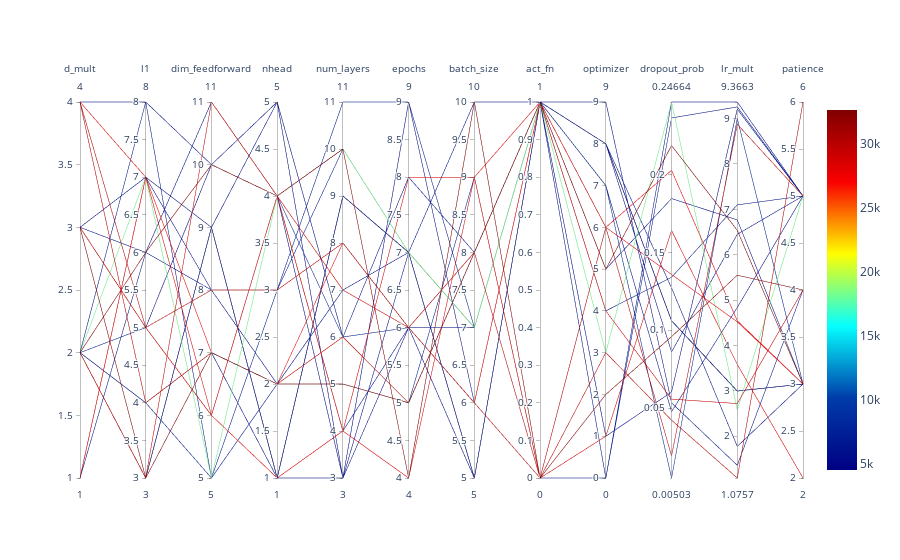

Write notebook code for a chart like this one.
### Markdown cell above
### Parallel Coordinates Plot

### Code cell
#| fig-cap: Parallel coordinates plots
spot_tuner.parallel_plot()

### Figure 1 — Plotly figure (JSON) as saved in the notebook; plotly's stock layout.template omitted (floating-point values rounded to 4 significant figures)
{"data": [{"dimensions": [{"label": "d_mult", "range": [1, 4], "values": [1, 2, 3, 4, 3, 3, 2, 4, 2, 2, 2, 2, 1, 4, 1, 2, 3, 2, 2, 4, 3, 2]}, {"label": "l1", "range": [3, 8], "values": [7, 6, 7, 4, 6, 5, 3, 5, 4, 8, 3, 7, 6, 8, 7, 4, 5, 5, 3, 7, 3, 3]}, {"label": "dim_feedforward", "range": [5, 11], "values": [7, 10, 9, 7, 11, 6, 9, 8, 5, 5, 9, 5, 8, 10, 8, 7, 10, 6, 11, 6, 7, 9]}, {"label": "nhead", "range": [1, 5], "values": [2, 4, 5, 2, 4, 4, 1, 3, 3, 2, 1, 4, 3, 4, 2, 1, 5, 4, 4, 1, 2, 1]}, {"label": "num_layers", "range": [3, 11], "values": [8, 10, 6, 6, 3, 4, 9, 8, 11, 5, 9, 10, 10, 4, 7, 3, 3, 6, 7, 4, 5, 9]}, {"label": "epochs", "range": [4, 9], "values": [6, 4, 8, 5, 7, 8, 7, 6, 9, 5, 7, 7, 7, 6, 7, 6, 9, 6, 6, 4, 5, 7]}, {"label": "batch_size", "range": [5, 10], "values": [6, 10, 8, 8, 7, 9, 5, 6, 7, 9, 5, 7, 10, 5, 7, 7, 6, 8, 8, 9, 8, 5]}, {"label": "act_fn", "range": [0, 1], "values": [1, 0, 1, 0, 1, 0, 1, 0, 1, 0, 1, 1, 1, 1, 1, 1, 1, 1, 1, 1, 1, 1]}, {"label": "optimizer", "range": [0, 9], "values": [6, 2, 9, 3, 5, 1, 8, 6, 4, 0, 8, 3, 0, 7, 8, 8, 1, 7, 4, 6, 5, 8]}, {"label": "dropout_prob", "range": [0.005029, 0.2466], "values": [0.2028, 0.09585, 0.05335, 0.04218, 0.1846, 0.1641, 0.1061, 0.01928, 0.134, 0.2364, 0.1061, 0.2466, 0.2466, 0.04769, 0.1272, 0.08608, 0.06028, 0.005029, 0.05572, 0.1358, 0.2186, 0.106]}, {"label": "lr_mult", "range": [1.076, 9.366], "values": [4.542, 5.547, 1.357, 1.076, 6.767, 3.579, 2.993, 8.874, 7.098, 9.258, 2.993, 2.58, 9.366, 4.835, 1.771, 6.449, 9.209, 9.003, 2.718, 4.52, 6.537, 2.993]}, {"label": "patience", "range": [2, 6], "values": [3, 4, 4, 6, 3, 2, 3, 5, 5, 5, 3, 5, 5, 5, 3, 5, 5, 3, 4, 3, 3, 3]}], "line": {"cmax": 32640.0, "cmin": 4494.0, "color": [27000.0, 32270.0, 5656.0, 29390.0, 5816.0, 27920.0, 4494.0, 29450.0, 6946.0, 6869.0, 5241.0, 18150.0, 6300.0, 5805.0, 6030.0, 5780.0, 5352.0, 7824.0, 28740.0, 27750.0, 32640.0, 5576.0], "colorscale": [[0, "rgb(0,0,131)"], [0.2, "rgb(0,60,170)"], [0.4, "rgb(5,255,255)"], [0.6, "rgb(255,255,0)"], [0.8, "rgb(250,0,0)"], [1, "rgb(128,0,0)"]], "showscale": true}, "type": "parcoords"}], "layout": {}}
